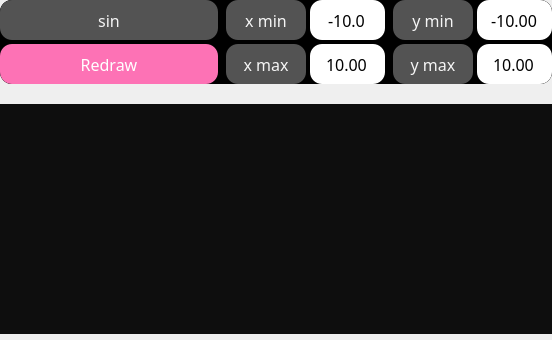
   <widget class="QWidget" name="graphAreaWidget" native="true">
    <property name="geometry">
     <rect>
      <x>24</x>
      <y>88</y>
      <width>552</width>
      <height>340</height>
     </rect>
    </property>
    <widget class="QWidget" name="paramArea" native="true">
     <property name="geometry">
      <rect>
       <x>0</x>
       <y>0</y>
       <width>552</width>
       <height>84</height>
      </rect>
     </property>
     <property name="styleSheet">
      <string notr="true">border-radius: 12px;
background-color: black;</string>
     </property>
     <widget class="QGroupBox" name="exprAndRedraw">
      <property name="geometry">
       <rect>
        <x>0</x>
        <y>0</y>
        <width>218</width>
        <height>84</height>
       </rect>
      </property>
      <property name="font">
       <font>
        <family>Roboto Flex</family>
        <pointsize>12</pointsize>
       </font>
      </property>
      <property name="title">
       <string/>
      </property>
      <widget class="QLabel" name="exprForDrawLable">
       <property name="geometry">
        <rect>
         <x>0</x>
         <y>0</y>
         <width>218</width>
         <height>40</height>
        </rect>
       </property>
       <property name="font">
        <font>
         <family>Roboto Flex</family>
         <pointsize>12</pointsize>
        </font>
       </property>
       <property name="styleSheet">
        <string notr="true">QLabel {
	background-color: #535353;
	border-radius: 12px;
	color: #F5F5F5;
}</string>
       </property>
       <property name="text">
        <string>sin</string>
       </property>
       <property name="alignment">
        <set>Qt::AlignCenter</set>
       </property>
      </widget>
      <widget class="QPushButton" name="redrawButton">
       <property name="geometry">
        <rect>
         <x>0</x>
         <y>44</y>
         <width>218</width>
         <height>40</height>
        </rect>
       </property>
       <property name="font">
        <font>
         <family>Roboto Flex</family>
         <pointsize>12</pointsize>
        </font>
       </property>
       <property name="styleSheet">
        <string notr="true">QPushButton:hover { 
	background-color: #F955A4; 
} 

QPushButton { 
	border-radius: 12px; 
	background-color: #FD72B5; 
	color: #FFFFFF; 
} 

QPushButton:pressed {
    border: 2px solid rgba(0, 0, 0, 0.5);
    border-radius: 12px;
}</string>
       </property>
       <property name="text">
        <string>Redraw</string>
       </property>
       <property name="icon">
        <iconset resource="icons/icons.qrc">
         <normaloff>:/icon/Union.png</normaloff>:/icon/Union.png</iconset>
       </property>
      </widget>
     </widget>
     <widget class="QGroupBox" name="xAssBox">
      <property name="geometry">
       <rect>
        <x>226</x>
        <y>0</y>
        <width>159</width>
        <height>84</height>
       </rect>
      </property>
      <property name="font">
       <font>
        <family>Roboto Flex</family>
        <pointsize>12</pointsize>
       </font>
      </property>
      <property name="title">
       <string/>
      </property>
      <widget class="QLabel" name="xMaxLabel">
       <property name="geometry">
        <rect>
         <x>0</x>
         <y>44</y>
         <width>80</width>
         <height>40</height>
        </rect>
       </property>
       <property name="font">
        <font>
         <family>Roboto Flex</family>
         <pointsize>12</pointsize>
        </font>
       </property>
       <property name="styleSheet">
        <string notr="true">QLabel {
	background-color: #535353;
	border-radius: 12px;
	color: #F5F5F5;
}</string>
       </property>
       <property name="text">
        <string>x max</string>
       </property>
       <property name="alignment">
        <set>Qt::AlignCenter</set>
       </property>
      </widget>
      <widget class="QLabel" name="xMinLabel">
       <property name="geometry">
        <rect>
         <x>0</x>
         <y>0</y>
         <width>80</width>
         <height>40</height>
        </rect>
       </property>
       <property name="font">
        <font>
         <family>Roboto Flex</family>
         <pointsize>12</pointsize>
        </font>
       </property>
       <property name="styleSheet">
        <string notr="true">QLabel {
	background-color: #535353;
	border-radius: 12px;
	color: #F5F5F5;
}</string>
       </property>
       <property name="text">
        <string>x min</string>
       </property>
       <property name="alignment">
        <set>Qt::AlignCenter</set>
       </property>
      </widget>
      <widget class="QDoubleSpinBox" name="xMinSpin">
       <property name="geometry">
        <rect>
         <x>84</x>
         <y>0</y>
         <width>75</width>
         <height>40</height>
        </rect>
       </property>
       <property name="font">
        <font>
         <family>Roboto Flex</family>
         <pointsize>12</pointsize>
        </font>
       </property>
       <property name="styleSheet">
        <string notr="true">QDoubleSpinBox {
background-color: white;
border-radius: 12px;
color: black;
}
</string>
       </property>
       <property name="alignment">
        <set>Qt::AlignCenter</set>
       </property>
       <property name="buttonSymbols">
        <enum>QAbstractSpinBox::NoButtons</enum>
       </property>
       <property name="prefix">
        <string/>
       </property>
       <property name="suffix">
        <string/>
       </property>
       <property name="decimals">
        <number>1</number>
       </property>
       <property name="minimum">
        <double>-1000000.000000000000000</double>
       </property>
       <property name="maximum">
        <double>1000000.000000000000000</double>
       </property>
       <property name="singleStep">
        <double>1.000000000000000</double>
       </property>
       <property name="value">
        <double>-10.000000000000000</double>
       </property>
      </widget>
      <widget class="QDoubleSpinBox" name="xMaxSpin">
       <property name="geometry">
        <rect>
         <x>84</x>
         <y>44</y>
         <width>75</width>
         <height>40</height>
        </rect>
       </property>
       <property name="font">
        <font>
         <family>Roboto Flex</family>
         <pointsize>12</pointsize>
        </font>
       </property>
       <property name="styleSheet">
        <string notr="true">QDoubleSpinBox {
background-color: white;
border-radius: 12px;
color: black;
}
</string>
       </property>
       <property name="alignment">
        <set>Qt::AlignCenter</set>
       </property>
       <property name="buttonSymbols">
        <enum>QAbstractSpinBox::NoButtons</enum>
       </property>
       <property name="prefix">
        <string/>
       </property>
       <property name="minimum">
        <double>-1000000.000000000000000</double>
       </property>
       <property name="maximum">
        <double>1000000.000000000000000</double>
       </property>
       <property name="value">
        <double>10.000000000000000</double>
       </property>
      </widget>
     </widget>
     <widget class="QGroupBox" name="yAssBox">
      <property name="geometry">
       <rect>
        <x>393</x>
        <y>0</y>
        <width>159</width>
        <height>84</height>
       </rect>
      </property>
      <property name="font">
       <font>
        <family>Roboto Flex</family>
        <pointsize>12</pointsize>
       </font>
      </property>
      <property name="title">
       <string/>
      </property>
      <widget class="QLabel" name="yMaxLabel">
       <property name="geometry">
        <rect>
         <x>0</x>
         <y>44</y>
         <width>80</width>
         <height>40</height>
        </rect>
       </property>
       <property name="font">
        <font>
         <family>Roboto Flex</family>
         <pointsize>12</pointsize>
        </font>
       </property>
       <property name="styleSheet">
        <string notr="true">QLabel {
	background-color: #535353;
	border-radius: 12px;
	color: #F5F5F5;
}</string>
       </property>
       <property name="text">
        <string>y max</string>
       </property>
       <property name="alignment">
        <set>Qt::AlignCenter</set>
       </property>
      </widget>
      <widget class="QLabel" name="yMinLabel">
       <property name="geometry">
        <rect>
         <x>0</x>
         <y>0</y>
         <width>80</width>
         <height>40</height>
        </rect>
       </property>
       <property name="font">
        <font>
         <family>Roboto Flex</family>
         <pointsize>12</pointsize>
        </font>
       </property>
       <property name="styleSheet">
        <string notr="true">QLabel {
	background-color: #535353;
	border-radius: 12px;
	color: #F5F5F5;
}</string>
       </property>
       <property name="text">
        <string>y min</string>
       </property>
       <property name="alignment">
        <set>Qt::AlignCenter</set>
       </property>
      </widget>
      <widget class="QDoubleSpinBox" name="yMinSpin">
       <property name="geometry">
        <rect>
         <x>84</x>
         <y>0</y>
         <width>75</width>
         <height>40</height>
        </rect>
       </property>
       <property name="font">
        <font>
         <family>Roboto Flex</family>
         <pointsize>12</pointsize>
        </font>
       </property>
       <property name="styleSheet">
        <string notr="true">QDoubleSpinBox {
background-color: white;
border-radius: 12px;
color: black;
}
</string>
       </property>
       <property name="alignment">
        <set>Qt::AlignCenter</set>
       </property>
       <property name="buttonSymbols">
        <enum>QAbstractSpinBox::NoButtons</enum>
       </property>
       <property name="prefix">
        <string/>
       </property>
       <property name="minimum">
        <double>-1000000.000000000000000</double>
       </property>
       <property name="maximum">
        <double>1000000.000000000000000</double>
       </property>
       <property name="value">
        <double>-10.000000000000000</double>
       </property>
      </widget>
      <widget class="QDoubleSpinBox" name="yMaxSpin">
       <property name="geometry">
        <rect>
         <x>84</x>
         <y>44</y>
         <width>75</width>
         <height>40</height>
        </rect>
       </property>
       <property name="font">
        <font>
         <family>Roboto Flex</family>
         <pointsize>12</pointsize>
        </font>
       </property>
       <property name="styleSheet">
        <string notr="true">QDoubleSpinBox {
background-color: white;
border-radius: 12px;
color: black;
}
</string>
       </property>
       <property name="alignment">
        <set>Qt::AlignCenter</set>
       </property>
       <property name="buttonSymbols">
        <enum>QAbstractSpinBox::NoButtons</enum>
       </property>
       <property name="prefix">
        <string/>
       </property>
       <property name="minimum">
        <double>-1000000.000000000000000</double>
       </property>
       <property name="maximum">
        <double>1000000.000000000000000</double>
       </property>
       <property name="value">
        <double>10.000000000000000</double>
       </property>
      </widget>
     </widget>
    </widget>
    <widget class="QCustomPlot" name="graphArea" native="true">
     <property name="geometry">
      <rect>
       <x>0</x>
       <y>104</y>
       <width>552</width>
       <height>230</height>
      </rect>
     </property>
     <property name="focusPolicy">
      <enum>Qt::NoFocus</enum>
     </property>
     <property name="styleSheet">
      <string notr="true">background-color: #0E0E0E;</string>
     </property>
    </widget>
   </widget>
